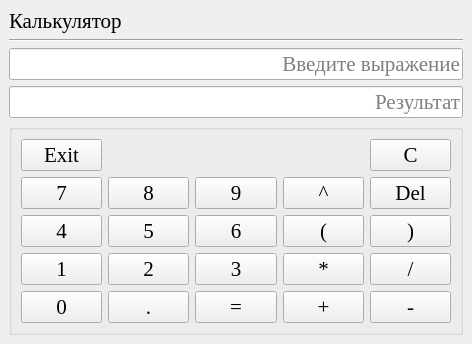
<?xml version="1.0" encoding="UTF-8"?>
<ui version="4.0">
 <class>Calculator</class>
 <widget class="QMainWindow" name="Calculator">
  <property name="geometry">
   <rect>
    <x>0</x>
    <y>0</y>
    <width>472</width>
    <height>316</height>
   </rect>
  </property>
  <property name="windowTitle">
   <string>Calculator</string>
  </property>
  <widget class="QWidget" name="centralwidget">
   <layout class="QVBoxLayout" name="verticalLayout_5">
    <item>
     <layout class="QVBoxLayout" name="verticalLayout_4">
      <item>
       <layout class="QVBoxLayout" name="verticalLayout_3">
        <item>
         <layout class="QHBoxLayout" name="horizontalLayout">
          <item>
           <widget class="QLabel" name="TitleLabel">
            <property name="font">
             <font>
              <family>Times New Roman</family>
              <pointsize>16</pointsize>
             </font>
            </property>
            <property name="text">
             <string>Калькулятор</string>
            </property>
           </widget>
          </item>
          <item>
           <spacer name="horizontalSpacer">
            <property name="orientation">
             <enum>Qt::Horizontal</enum>
            </property>
            <property name="sizeHint" stdset="0">
             <size>
              <width>138</width>
              <height>20</height>
             </size>
            </property>
           </spacer>
          </item>
         </layout>
        </item>
        <item>
         <widget class="Line" name="line">
          <property name="orientation">
           <enum>Qt::Horizontal</enum>
          </property>
         </widget>
        </item>
       </layout>
      </item>
      <item>
       <layout class="QVBoxLayout" name="verticalLayout_2">
        <item>
         <widget class="QLineEdit" name="ExpressionLineEdit">
          <property name="font">
           <font>
            <family>Times New Roman</family>
            <pointsize>16</pointsize>
           </font>
          </property>
          <property name="text">
           <string/>
          </property>
          <property name="alignment">
           <set>Qt::AlignRight|Qt::AlignTrailing|Qt::AlignVCenter</set>
          </property>
          <property name="readOnly">
           <bool>true</bool>
          </property>
          <property name="placeholderText">
           <string>Введите выражение</string>
          </property>
         </widget>
        </item>
        <item>
         <widget class="QLineEdit" name="ResultLineEdit">
          <property name="font">
           <font>
            <family>Times New Roman</family>
            <pointsize>16</pointsize>
           </font>
          </property>
          <property name="alignment">
           <set>Qt::AlignRight|Qt::AlignTrailing|Qt::AlignVCenter</set>
          </property>
          <property name="readOnly">
           <bool>true</bool>
          </property>
          <property name="placeholderText">
           <string>Результат</string>
          </property>
         </widget>
        </item>
        <item>
         <widget class="QGroupBox" name="ButtonsGroupBox">
          <property name="title">
           <string/>
          </property>
          <layout class="QVBoxLayout" name="verticalLayout">
           <item>
            <layout class="QGridLayout" name="ButtonsGridLayout">
             <item row="1" column="3">
              <widget class="QPushButton" name="ExpPushButton">
               <property name="font">
                <font>
                 <family>Times New Roman</family>
                 <pointsize>16</pointsize>
                </font>
               </property>
               <property name="text">
                <string>^</string>
               </property>
              </widget>
             </item>
             <item row="1" column="4">
              <widget class="QPushButton" name="DelPushButton">
               <property name="font">
                <font>
                 <family>Times New Roman</family>
                 <pointsize>16</pointsize>
                </font>
               </property>
               <property name="text">
                <string>Del</string>
               </property>
              </widget>
             </item>
             <item row="1" column="2">
              <widget class="QPushButton" name="NinePushButton">
               <property name="font">
                <font>
                 <family>Times New Roman</family>
                 <pointsize>16</pointsize>
                </font>
               </property>
               <property name="text">
                <string>9</string>
               </property>
              </widget>
             </item>
             <item row="3" column="3">
              <widget class="QPushButton" name="MultPushButton">
               <property name="font">
                <font>
                 <family>Times New Roman</family>
                 <pointsize>16</pointsize>
                </font>
               </property>
               <property name="text">
                <string>*</string>
               </property>
              </widget>
             </item>
             <item row="4" column="0">
              <widget class="QPushButton" name="ZeroPushButton">
               <property name="font">
                <font>
                 <family>Times New Roman</family>
                 <pointsize>16</pointsize>
                </font>
               </property>
               <property name="text">
                <string>0</string>
               </property>
              </widget>
             </item>
             <item row="2" column="4">
              <widget class="QPushButton" name="RightBracketPushButton">
               <property name="font">
                <font>
                 <family>Times New Roman</family>
                 <pointsize>16</pointsize>
                </font>
               </property>
               <property name="text">
                <string>)</string>
               </property>
              </widget>
             </item>
             <item row="3" column="4">
              <widget class="QPushButton" name="DivPushButton">
               <property name="font">
                <font>
                 <family>Times New Roman</family>
                 <pointsize>16</pointsize>
                </font>
               </property>
               <property name="text">
                <string>/</string>
               </property>
              </widget>
             </item>
             <item row="2" column="0">
              <widget class="QPushButton" name="FourPushButton">
               <property name="font">
                <font>
                 <family>Times New Roman</family>
                 <pointsize>16</pointsize>
                </font>
               </property>
               <property name="text">
                <string>4</string>
               </property>
              </widget>
             </item>
             <item row="3" column="2">
              <widget class="QPushButton" name="ThreePushButton">
               <property name="font">
                <font>
                 <family>Times New Roman</family>
                 <pointsize>16</pointsize>
                </font>
               </property>
               <property name="text">
                <string>3</string>
               </property>
              </widget>
             </item>
             <item row="4" column="4">
              <widget class="QPushButton" name="MinusPushButton">
               <property name="font">
                <font>
                 <family>Times New Roman</family>
                 <pointsize>16</pointsize>
                </font>
               </property>
               <property name="text">
                <string>-</string>
               </property>
              </widget>
             </item>
             <item row="3" column="0">
              <widget class="QPushButton" name="OnePushButton">
               <property name="font">
                <font>
                 <family>Times New Roman</family>
                 <pointsize>16</pointsize>
                </font>
               </property>
               <property name="text">
                <string>1</string>
               </property>
              </widget>
             </item>
             <item row="3" column="1">
              <widget class="QPushButton" name="TwoPushButton">
               <property name="font">
                <font>
                 <family>Times New Roman</family>
                 <pointsize>16</pointsize>
                </font>
               </property>
               <property name="text">
                <string>2</string>
               </property>
              </widget>
             </item>
             <item row="1" column="1">
              <widget class="QPushButton" name="EightPushButton">
               <property name="font">
                <font>
                 <family>Times New Roman</family>
                 <pointsize>16</pointsize>
                </font>
               </property>
               <property name="text">
                <string>8</string>
               </property>
              </widget>
             </item>
             <item row="1" column="0">
              <widget class="QPushButton" name="SevenPushButton">
               <property name="font">
                <font>
                 <family>Times New Roman</family>
                 <pointsize>16</pointsize>
                </font>
               </property>
               <property name="text">
                <string>7</string>
               </property>
              </widget>
             </item>
             <item row="4" column="1">
              <widget class="QPushButton" name="DotPushButton">
               <property name="font">
                <font>
                 <family>Times New Roman</family>
                 <pointsize>16</pointsize>
                </font>
               </property>
               <property name="text">
                <string>.</string>
               </property>
              </widget>
             </item>
             <item row="4" column="3">
              <widget class="QPushButton" name="PlusPushButton">
               <property name="font">
                <font>
                 <family>Times New Roman</family>
                 <pointsize>16</pointsize>
                </font>
               </property>
               <property name="text">
                <string>+</string>
               </property>
              </widget>
             </item>
             <item row="4" column="2">
              <widget class="QPushButton" name="EqualPushButton">
               <property name="font">
                <font>
                 <family>Times New Roman</family>
                 <pointsize>16</pointsize>
                </font>
               </property>
               <property name="text">
                <string>=</string>
               </property>
              </widget>
             </item>
             <item row="2" column="1">
              <widget class="QPushButton" name="FivePushButton">
               <property name="font">
                <font>
                 <family>Times New Roman</family>
                 <pointsize>16</pointsize>
                </font>
               </property>
               <property name="text">
                <string>5</string>
               </property>
              </widget>
             </item>
             <item row="2" column="2">
              <widget class="QPushButton" name="SixPushButton">
               <property name="font">
                <font>
                 <family>Times New Roman</family>
                 <pointsize>16</pointsize>
                </font>
               </property>
               <property name="text">
                <string>6</string>
               </property>
              </widget>
             </item>
             <item row="2" column="3">
              <widget class="QPushButton" name="LeftBracketPushButton">
               <property name="font">
                <font>
                 <family>Times New Roman</family>
                 <pointsize>16</pointsize>
                </font>
               </property>
               <property name="text">
                <string>(</string>
               </property>
              </widget>
             </item>
             <item row="0" column="0">
              <widget class="QPushButton" name="ExitPushButton">
               <property name="font">
                <font>
                 <family>Times New Roman</family>
                 <pointsize>16</pointsize>
                </font>
               </property>
               <property name="text">
                <string>Exit</string>
               </property>
              </widget>
             </item>
             <item row="0" column="4">
              <widget class="QPushButton" name="ClearPushButton">
               <property name="font">
                <font>
                 <family>Times New Roman</family>
                 <pointsize>16</pointsize>
                </font>
               </property>
               <property name="text">
                <string>C</string>
               </property>
              </widget>
             </item>
            </layout>
           </item>
          </layout>
         </widget>
        </item>
       </layout>
      </item>
     </layout>
    </item>
   </layout>
  </widget>
 </widget>
 <resources/>
 <connections/>
</ui>
